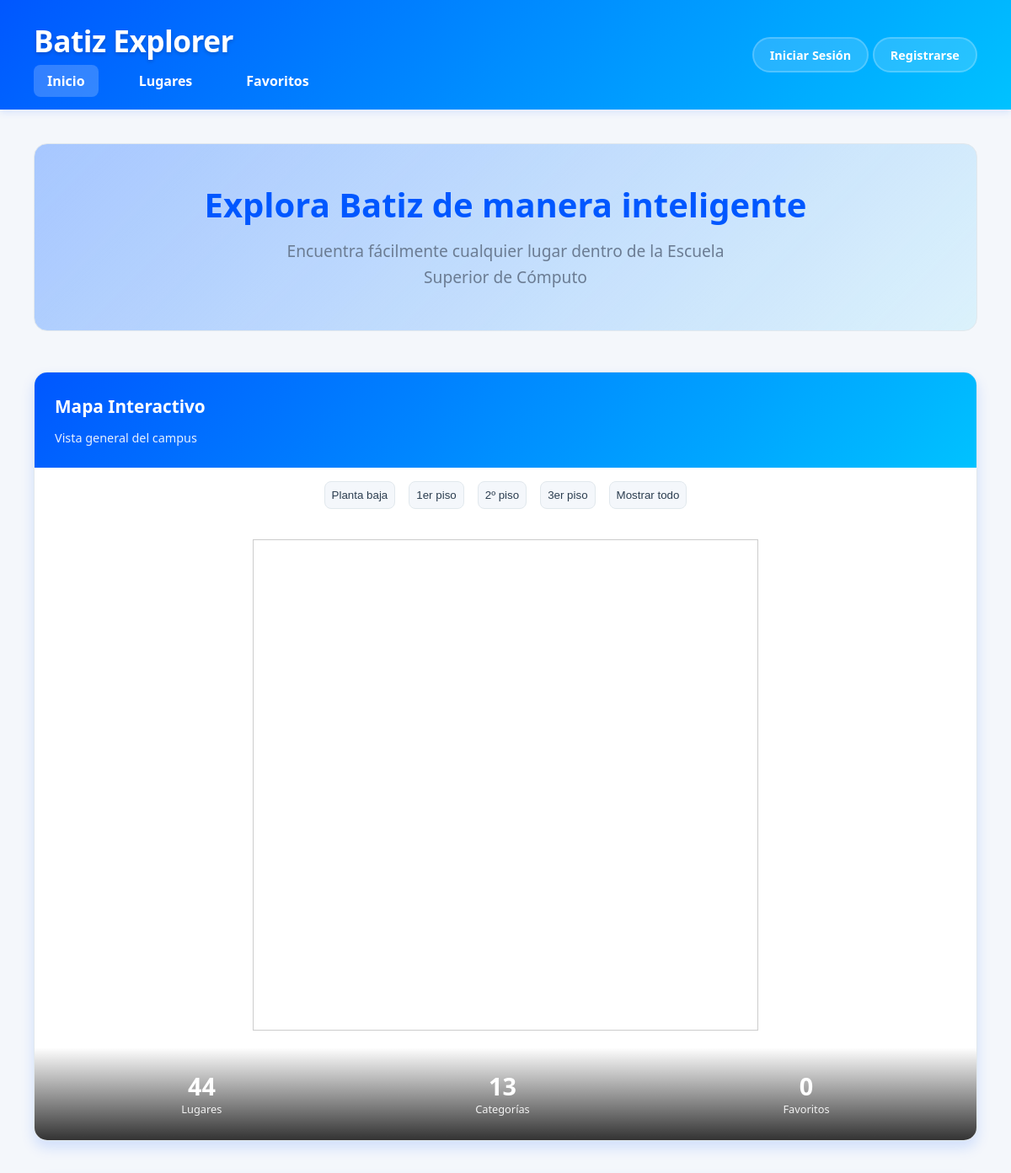
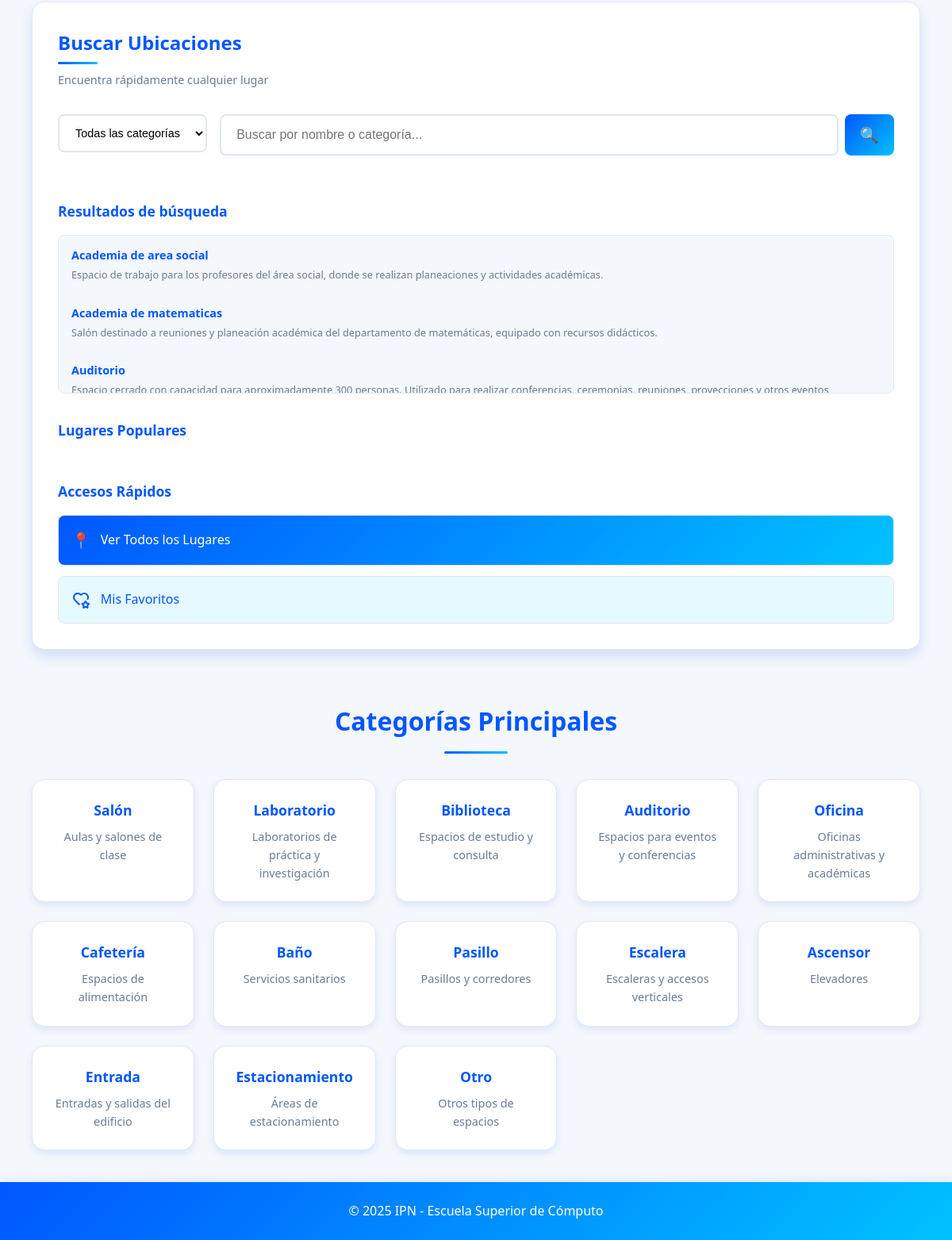
The page / on the database its author committed (2 pictures, top to bottom).
### tables this page shows
CREATE TABLE places (
    id INT AUTO_INCREMENT PRIMARY KEY,
    name VARCHAR(100) NOT NULL,
    place_type_id INT NOT NULL,
    image VARCHAR(100),
    description TEXT,
    short_code VARCHAR(10),  
    capacity INT,  
    floor_level INT DEFAULT 0,  
    building VARCHAR(50),  
    position_x FLOAT,  
    position_y FLOAT,  
    is_accessible BOOLEAN DEFAULT TRUE,  
    is_active BOOLEAN DEFAULT TRUE,  
    created_at TIMESTAMP DEFAULT CURRENT_TIMESTAMP,
    updated_at TIMESTAMP DEFAULT CURRENT_TIMESTAMP ON UPDATE CURRENT_TIMESTAMP,
    
     
    CONSTRAINT fk_place_type FOREIGN KEY (place_type_id) REFERENCES place_types(id) ON DELETE RESTRICT,
    
     
    INDEX idx_place_type (place_type_id),
    INDEX idx_building (building),
    INDEX idx_floor (floor_level),
    INDEX idx_short_code (short_code),
    INDEX idx_active (is_active),
    INDEX idx_spatial (position_x, position_y)
);

CREATE TABLE place_types (
    id INT AUTO_INCREMENT PRIMARY KEY,
    name VARCHAR(50) NOT NULL UNIQUE,
    description TEXT,
    icon VARCHAR(50),  
    color VARCHAR(7),  
    created_at TIMESTAMP DEFAULT CURRENT_TIMESTAMP,
    updated_at TIMESTAMP DEFAULT CURRENT_TIMESTAMP ON UPDATE CURRENT_TIMESTAMP
);

### src/config/database.php (called while the page is built, shortened)
<?php
class Database
{
  private $host = 'db';
  private $db_name = 'testdb';
  private $username = 'user';
  private $password = 'userpass';
  private $charset = 'utf8mb4';
  private $pdo;
  private function connect()
  {
    try {
      $dsn = "mysql:host=" . $this->host . ";dbname=" . $this->db_name . ";charset=" . $this->charset;
      $options = [
        PDO::ATTR_ERRMODE => PDO::ERRMODE_EXCEPTION,
        PDO::ATTR_DEFAULT_FETCH_MODE => PDO::FETCH_ASSOC,
        PDO::ATTR_EMULATE_PREPARES => false,
      ];
      $this->pdo = new PDO($dsn, $this->username, $this->password, $options);
    } catch (PDOException $e) {
      throw new PDOException($e->getMessage(), (int)$e->getCode());
    }
  }
  public function query($sql, $params = [])
  {
    try {
      $stmt = $this->pdo->prepare($sql);
      $stmt->execute($params);
      return $stmt;
    } catch (PDOException $e) {
      throw new PDOException($e->getMessage(), (int)$e->getCode());
    }
  }
  public function fetchAll($sql, $params = [])
  {
    $stmt = $this->query($sql, $params);
    return $stmt->fetchAll();
  }
}

### src/controllers/PlaceController.php (called while the page is built, shortened)
<?php
require_once 'models/Place.php';
require_once 'lib/utils.php';
class PlaceController
{
  private $placeModel;
  public function __construct()
  {
    $this->placeModel = new Place();
  }
  public function searchPlaces()
  {
    $searchTerm = trim($_GET['q'] ?? '');
    $placetypeId = intval($_GET['type'] ?? 0);
    return $this->placeModel->searchPlaces($searchTerm, $placetypeId);
  }
}

### src/models/Place.php (called while the page is built, shortened)
<?php
require_once 'config/database.php';
class Place
{
  private $db;
  public function __construct()
  {
    $this->db = new Database();
  }
  public function searchPlaces($q = '', $type = '')
  {
    $sql = "SELECT
              p.*,
              pt.name AS type_name,
              pt.icon AS type_icon,
              pt.color AS type_color
          FROM places p
          JOIN place_types pt ON p.place_type_id = pt.id
          WHERE p.is_active = 1";
    $params = [];
    $sql .= " ORDER BY p.name ASC";
    $rows = $this->db->fetchAll($sql, $params);
    return $rows;
  }
}

### src/models/PlaceTypes.php (called while the page is built, shortened)
<?php
require_once 'config/database.php';
class PlaceTypes
{
  private $db;
  public function __construct()
  {
    $this->db = new Database();
  }
  public function getAllPlaceTypes()
  {
    $sql = "SELECT id, name, description, icon, color, created_at FROM place_types ORDER BY created_at DESC";
    return $this->db->fetchAll($sql);
  }
}

### src/controllers/FavoritePlacesController.php (called while the page is built, shortened)
<?php
class FavoritePlacesController
{
  private $favoritePlaceModel;
  private $authController;
  public function __construct($authController)
  {
    $this->favoritePlaceModel = new FavoritePlace();
    $this->authController = $authController;
  }
  public function countFavoritePlaces()
  {
    $user = $this->authController->getCurrentUser();
    if (!$user) return 0;
    $userId = $user['id'];
    return $this->favoritePlaceModel->countFavoritePlaces($userId);
  }
}

### src/controllers/AuthController.php (called while the page is built, shortened)
<?php
class AuthController
{
  public function isLoggedIn()
  {
    return isset($_SESSION['logged_in']) && $_SESSION['logged_in'] === true;
  }
  public function getCurrentUser()
  {
    if (!$this->isLoggedIn()) {
      return null;
    }
    return [
      'id' => $_SESSION['user_id'],
      'firstname' => $_SESSION['firstname'],
      'lastname' => $_SESSION['lastname'],
      'role' => $_SESSION['role'],
      'email' => $_SESSION['email'],
      'student_id' => $_SESSION['student_id']
    ];
  }
}

### src/lib/utils.php (called while the page is built, shortened)
<?php
function renderAttributes($attributes = [])
{
  $attrs = '';
  foreach ($attributes as $key => $value) {
    if ($value !== null && $value !== false) {
      $attrs .= ' ' . htmlspecialchars($key) . '="' . htmlspecialchars($value) . '"';
    }
  }
  return $attrs;
}
function mergeAttributes($defaults, $custom = [])
{
  return array_merge($defaults, $custom);
}

### src/views/home/index.php (the view, shortened to what this page needs)
<?php
require_once 'components/icons/favorite-icon.php';
?>
<!DOCTYPE html>
<html lang="es">
<head>
  <link rel="stylesheet" href="styles/globals.css">
  <link rel="stylesheet" href="styles/responsive.css">
  <link rel="stylesheet" href="styles/home.css">
  <link rel="stylesheet" href="styles/auth.css">
  <link rel="stylesheet" href="styles/map.css">
</head>
<body>
  <? require "components/layouts/header.php" ?>
  <main class="main-content">
    <section class="hero-section">
      <div class="hero-content">
        <h2>Explora Batiz de manera inteligente</h2>
        <p>Encuentra fácilmente cualquier lugar dentro de la Escuela Superior de Cómputo</p>
      </div>
    </section>
    <div class="explorer-container">
      <section class="map-section">
        <div class="map-header">
          <h3>Mapa Interactivo</h3>
          <p>Vista general del campus</p>
        </div>
        <div class="map-container">
          <div id="map-buttons" class="map-buttons">
            <button class="map-btn" data-floor="baja">Planta baja</button>
            <button class="map-btn" data-floor="1">1er piso</button>
            <button class="map-btn" data-floor="2">2º piso</button>
            <button class="map-btn" data-floor="3">3er piso</button>
            <button class="map-btn" data-floor="all">Mostrar todo</button>
          </div>
          <div id="map"></div>
          <div class="map-overlay">
            <div class="map-stats">
              <div class="stat">
                <span class="stat-number" id="total-places">
                  <?= $countPlaces ?>
                </span>
                <span class="stat-label">Lugares</span>
              </div>
              <div class="stat">
                <span class="stat-number" id="total-categories">
                  <?= $countPlaceTypes ?>
                </span>
                <span class="stat-label">Categorías</span>
              </div>
              <div class="stat">
                <span class="stat-number" id="total-favorites">
                  <?= $countFavoritePlaces; ?>
                </span>
                <span class="stat-label">Favoritos</span>
              </div>
            </div>
          </div>
        </div>
      </section>
      <section class="search-section">
        <div class="search-panel">
          <div class="search-header">
            <h3>Buscar Ubicaciones</h3>
            <p>Encuentra rápidamente cualquier lugar</p>
          </div>
          <form class="search-form" action="/" method="GET">
            <div class="search-filters">
              <select
                id="category-filter"
                name="type"
                class="category-select">
                <option value="">Todas las categorías</option>
              </select>
            </div>
            <div class="search-input-container">
              <input
                type="text"
                id="search-input"
                name="q"
                placeholder="Buscar por nombre o categoría..."
                class="search-input"
                value="<?= htmlspecialchars($_GET['q'] ?? '') ?>">
              <button type="submit" class="search-button">
                <span>🔍</span>
              </button>
            </div>
          </form>
          <div id="search-results" class="search-results active">
            <h4>Resultados de búsqueda</h4>
            <div id="results-container" class="results-container">
              <? if (!empty($places)): ?>
                <? foreach ($places as $place): ?>
                  <a href="/lugares/<?= $place["id"] ?>">
                    <div class="result-item">
                      <div class="result-info">
                        <h5><?= htmlspecialchars($place['name']) ?></h5>
                        <p><?= htmlspecialchars($place['description']) ?></p>
                      </div>
                    </div>
                  </a>
                <? endforeach ?>
              <? else: ?>
                <p>No se encontraron resultados.</p>
              <? endif ?>
            </div>
          </div>
          <div class="popular-section">
            <h4>Lugares Populares</h4>
          </div>
          <div class="quick-actions">
            <h4>Accesos Rápidos</h4>
            <div class="action-buttons">
              <a href="/lugares" class="action-btn primary">
                <span class="btn-icon">📍</span>
                <span>Ver Todos los Lugares</span>
              </a>
              <a href="/favoritos" class="action-btn secondary">
                <?= favoriteIcon(["class" => 'btn-icon']) ?>
                <span>Mis Favoritos</span>
              </a>
            </div>
          </div>
        </div>
      </section>
    </div>
    <section class="featured-categories">
      <h2>Categorías Principales</h2>
      <div id="categories-preview" class="categories-preview">
        <? foreach ($placeTypes as $type): ?>
          <div class="category-preview">
            <h3><?= $type["name"]; ?></h3>
            <p><?= $type["description"]; ?></p>
          </div>
        <? endforeach ?>
      </div>
    </section>
  </main>
  <? require "components/layouts/footer.php" ?>
</body>
</html>

### src/styles/globals.css (style rules this page uses)
* { margin: 0; padding: 0; box-sizing: border-box; }
:root { --primary: #0057ff; --primary-dark: #0041cc; --primary-light: #a7c7ff; --primary-gradient: linear-gradient(135deg, #0057ff, #00c2ff); --accent: #00c2ff; --accent-light: rgba(0, 194, 255, 0.1); --success: #2ecc71; --success-light: rgba(46, 204, 113, 0.1); --error: #ff6b6b; --error-light: rgba(255, 107, 107, 0.1); --warning: #f39c12; --warning-light: rgba(243, 156, 18, 0.1); --text-primary: #2c3e50; --text-secondary: #6b7c93; --text-light: #ffffff; --text-muted: #95a5a6; --bg-white: #ffffff; --bg-light: #f4f7fb; --bg-dark: #1e2a38; --bg-card: #ffffff; --border-light: #e1e8ed; --border-medium: #cbd5e0; --border-dark: #a0aec0; --shadow-sm: 0 2px 4px rgba(0, 87, 255, 0.05); --shadow-md: 0 4px 8px rgba(0, 87, 255, 0.1); --shadow-lg: 0 8px 16px rgba(0, 87, 255, 0.15); --shadow-xl: 0 12px 24px rgba(0, 87, 255, 0.2); --radius-sm: 4px; --radius-md: 8px; --radius-lg: 16px; --radius-xl: 24px; --transition: all 0.3s ease; --transition-fast: all 0.15s ease; --transition-slow: all 0.5s ease; }
body { font-family: "Segoe UI", Roboto, "Helvetica Neue", Arial, sans-serif; line-height: 1.6; color: var(--text-primary); background-color: var(--bg-light); min-height: 100vh; display: flex; flex-direction: column; }
a { text-decoration: none; color: var(--primary); transition: var(--transition); }
.main-content { flex: 1; padding: 2.5rem; max-width: 1200px; margin: 0 auto; width: 100%; }
.map-section, .search-section { background-color: var(--bg-card); border-radius: var(--radius-lg); box-shadow: var(--shadow-lg); overflow: hidden; transition: var(--transition); border: 1px solid var(--border-light); }
.search-panel { padding: 2.5rem; height: 100%; display: flex; flex-direction: column; gap: 1.8rem; }
.search-form { display: flex; gap: 0.75rem; margin-bottom: 1.5rem; }
.search-input { flex: 1; padding: 0.9rem 1.2rem; border: 2px solid var(--border-light); border-radius: var(--radius-md); font-size: 1rem; transition: var(--transition); box-shadow: var(--shadow-sm); background-color: var(--bg-white); }
.search-button { background: var(--primary-gradient); color: var(--text-light); border: none; border-radius: var(--radius-md); padding: 0.9rem 1.8rem; cursor: pointer; font-weight: 600; transition: var(--transition); box-shadow: var(--shadow-sm); }
.category-card, .place-detail, .map-section, .search-section { animation: fadeIn 0.5s ease-out forwards; }

### src/styles/responsive.css (style rules this page uses)
.category-card, .place-detail, .map-section, .search-section { animation: fadeIn 0.5s ease-out forwards; }

### src/styles/auth.css (style rules this page uses)
.btn-icon { font-size: 1.2rem; transition: transform 0.3s ease; }

### src/styles/map.css (style rules this page uses)
#map { width: 600px; height: 583px; border: 1px solid #ccc; margin: 20px auto; }

### rows shown on the page
places: name "Academia de area social", description "Espacio de trabajo para los profesores del área social, donde se realizan planeaciones y actividades académicas."
places: name "Academia de matematicas", description "Salón destinado a reuniones y planeación académica del departamento de matemáticas, equipado con recursos didácticos."
places: name "Auditorio", description "Espacio cerrado con capacidad para aproximadamente 300 personas. Utilizado para realizar conferencias, ceremonias, reuniones, proyecciones y otros eventos…"
place_types: name "Salón", description "Aulas y salones de clase"
place_types: name "Laboratorio", description "Laboratorios de práctica y investigación"
place_types: name "Biblioteca", description "Espacios de estudio y consulta"
place_types: name "Auditorio", description "Espacios para eventos y conferencias"
place_types: name "Oficina", description "Oficinas administrativas y académicas"
place_types: name "Cafetería", description "Espacios de alimentación"
place_types: name "Baño", description "Servicios sanitarios"
place_types: name "Pasillo", description "Pasillos y corredores"
place_types: name "Escalera", description "Escaleras y accesos verticales"
place_types: name "Ascensor", description "Elevadores"
place_types: name "Entrada", description "Entradas y salidas del edificio"
place_types: name "Estacionamiento", description "Áreas de estacionamiento"
place_types: name "Otro", description "Otros tipos de espacios"

### other values the page prints
$countPlaces "44"
$countPlaceTypes "13"
$countFavoritePlaces "0"
